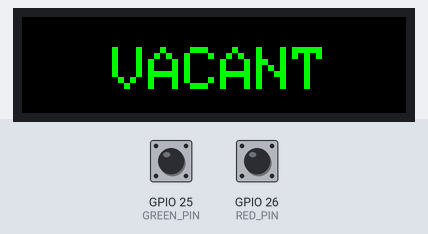
The sketch below on a simulated ESP32. On the bench: 64×16 colour display. The inputs (shaded band) are chosen by the test bench; at power-on: GPIO 26 (RED_PIN) HIGH, GPIO 25 (GREEN_PIN) HIGH. What the sketch prints to the serial monitor is not drawn.

Above: at 4.2 s.
4.3 s: GPIO 26 (RED_PIN) pulled LOW for 0.25 s
At 5.2 s:
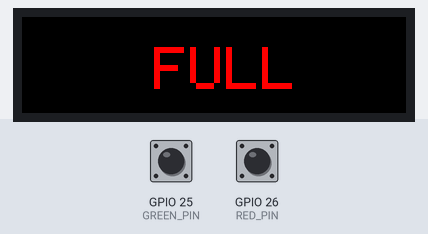
6.2 s: GPIO 25 (GREEN_PIN) pulled LOW for 0.25 s
At 7.8 s:
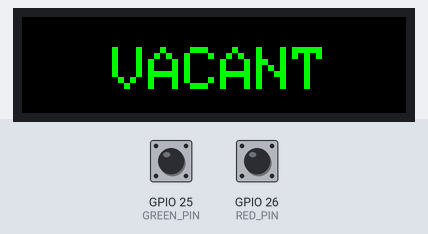
8.1 s: GPIO 26 (RED_PIN) pulled LOW for 1 s
At 9.3 s:
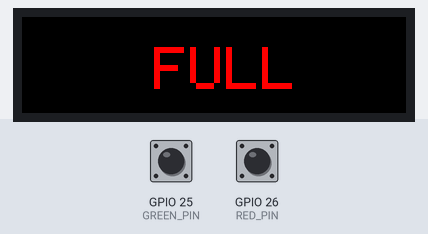
Timing chart, 0 to 11.1 s (numbered marks = the images above; inputs shaded):
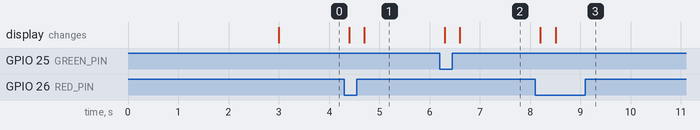

The sketch:

ESP_TextButton.ino
```cpp
#define TITLE           "P10 RGB TEXT DISPLAY BUTTON"
#include <PxMatrix.h>

// Pins for LED MATRIX
#define P_LAT 22
#define P_A 19
#define P_B 23
#define P_C 18
#define P_D 5
#define P_E 15
#define P_OE 2
hw_timer_t * timer = NULL;
portMUX_TYPE timerMux = portMUX_INITIALIZER_UNLOCKED;

#define matrix_width 64
#define matrix_height 16

#define GREEN_PIN 25
#define RED_PIN 26

int L, bstate, lbstate, bstate2, lbstate2;
bool full = false;
unsigned long previousMillis = 0;   // Stores last time temperature was publishe
const long interval = 200;
uint8_t display_draw_time = 60; //30-70 is usually fine, bigger will crash esp
PxMATRIX display(64,16,P_LAT, P_OE,P_A,P_B,P_C);

// Some standard colors
uint16_t myRED = display.color565(255, 0, 0);
uint16_t myGREEN = display.color565(0, 255, 0);
uint16_t myBLUE = display.color565(0, 0, 255);
uint16_t myWHITE = display.color565(255, 255, 255);
uint16_t myYELLOW = display.color565(255, 255, 0);
uint16_t myCYAN = display.color565(0, 255, 255);
uint16_t myMAGENTA = display.color565(255, 0, 255);
uint16_t myBLACK = display.color565(0, 0, 0);

uint16_t myCOLORS[8]={myRED,myGREEN,myBLUE,myWHITE,myYELLOW,myCYAN,myMAGENTA,myBLACK};

void IRAM_ATTR display_updater(){
  // Increment the counter and set the time of ISR
  portENTER_CRITICAL_ISR(&timerMux);
  display.display(display_draw_time);
  portEXIT_CRITICAL_ISR(&timerMux);
}

void display_update_enable(bool is_enable)
{
  if (is_enable)
  {
    timer = timerBegin(0, 80, true);
    timerAttachInterrupt(timer, &display_updater, true);
    timerAlarmWrite(timer, 4000, true);
    timerAlarmEnable(timer);
  }
  else
  {
    timerDetachInterrupt(timer);
    timerAlarmDisable(timer);
  }
}

void setup() {

 Serial.begin(115200);
  // Define your display layout here, e.g. 1/8 step, optional SPI pins begin(row_pattern, CLK, MOSI, MISO, SS)
  display.begin(4);
  display.setPanelsWidth(2);  //display.begin(8, 14, 13, 12, 4);
  display.clearDisplay();
  display.setTextColor(myCYAN);
  display.setCursor(2,4);
  display.print("Pixel");
  display.setTextColor(myMAGENTA);
  display.setCursor(33,4);
  display.print("Time");
  display_update_enable(true);
 // display.setMuxDelay(1,1,1,1,0);

  pinMode(GREEN_PIN, INPUT_PULLUP);
  pinMode(RED_PIN, INPUT_PULLUP);
  bstate = digitalRead(GREEN_PIN);
  bstate2 = digitalRead(RED_PIN);
  delay(3000);

  Serial.println("Vacant");
  // Define multiplex implemention here {BINARY, STRAIGHT} (default is BINARY)
  //display.setMuxPattern(BINARY);

  // Set the multiplex pattern {LINE, ZIGZAG,ZZAGG, ZAGGIZ, WZAGZIG, VZAG, ZAGZIG} (default is LINE)
  display.setScanPattern(ZAGZIG);

}

void show_text(uint8_t xpos, uint8_t ypos, String text, uint8_t colorR, uint8_t colorG, uint8_t colorB)
{
    display.setTextWrap(true);  // we don't wrap text so it scrolls nicely
    //display.setTextSize(1);
    display.setTextColor(display.color565(colorR,colorG,colorB));
    display.clearDisplay();
    display.setCursor(xpos,ypos);
    display.println(text);
    yield();
}

void loop() {
  unsigned long currentMillis = millis();
  if (currentMillis - previousMillis >= interval) {
    previousMillis = currentMillis;
    display.clearDisplay();

   //-----GREEN is vacant
   lbstate = bstate;      // save the last state
   bstate = digitalRead(GREEN_PIN); // read new state

   if (lbstate == HIGH && bstate == LOW) {
     if (full){
        delay(300);
        Serial.println("Vacant");
        full = false;
     }
   }

   //-----RED is full
   lbstate2 = bstate2;
   bstate2 = digitalRead(RED_PIN);

   if (lbstate2 == HIGH && bstate2 == LOW) {
     if (!full){
        delay(300);
        Serial.println("Full");
        full = true;
     }
   }

  //-----display text
   if (!full){
      show_text(15, 5,"VACANT",0,250,0); //8 zagzig
   }
   else{
      show_text(22, 5,"FULL",250,0,0);
   }
 }
}
```

Measured:
- after the input at 4.3 s, the display: first changes after 0.10 s (image 1 shows a later state)
- after the input at 6.2 s, the display: first changes after 0.10 s (image 2 shows a later state)
- after the input at 8.1 s, the display: first changes after 0.10 s (image 3 shows a later state)
